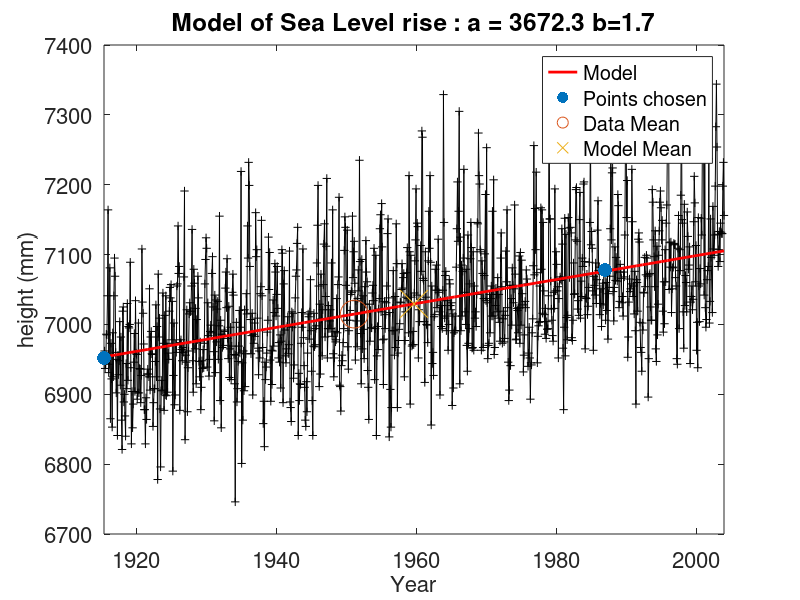

This chart was generated by the following MATLAB code:
%% Topic 1 Workshop Sheet, regression - BROKEN VERSION
%% load the data
% clear all % delete everything in workspace
% close all % close all figures
Fontsize=16; % make size of labels bigger in graphs

% load data in file
AA=dlmread('Tide gauge sea level rise data - Newlyn, Cornwall.txt');

x_all=AA(:,1); %split into x (data)
y_all=AA(:,2); %and y (height)

%% plot the data
figure
plot(x_all,y_all,'k+-'); hold on
set(gca,'Fontsize',Fontsize);
xlabel('Year','Fontsize',Fontsize);
ylabel('height (mm)','Fontsize',Fontsize);

%% Choose data range

%number of points of data
n_all=length(x_all);

%choose data range

% use this to take the full data range

% tstart=min(x_all);
% tend=max(x_all);

% examples of taking a smaller window 
tstart = 1910;
tend = 1987;

%take this range of data to use in the model
x=x_all(x_all > tstart & x_all <tend);
y=y_all(x_all > tstart & x_all <tend);
%% calculate the line of best fit

%number of points taken
n=length(x);
% regression formula
% a= (sum(x^2)*sum(y)-(sum(x)*sum(x.*y)))/( n*sum(x.^2)-(sum(x))^2; %old
a= (sum(x.^2)*sum(y)-(sum(x)*sum(x.*y)))/( n*sum(x.^2)-(sum(x))^2); %correct

% b= (n*sum(x.*y)-(sum(x)*sum(y)))/( n*sum(x.^2)-(sum(x))^2); %old
b= (n*sum(x.*y)-(sum(x)*sum(y)))/( n*sum(x.^2)-(sum(x))^2); %correct


XModel=linspace(min(x_all),max(x_all),100);
YModel=a+b*XModel;


%% plot the lines of best fit on top of the existing plot of data
hold all
h1=plot(XModel,YModel,'r-','Linewidth',2);

h2=plot([x(1) x(end)],[y(1) y(end)],'.','markersize',30);
h3=plot(mean(x),mean(y),'o','markersize',20);
h4=plot(mean(XModel),mean(YModel),'x','markersize',20);

legend([h1 h2 h3 h4],'Model','Points chosen','Data Mean','Model Mean','Location','best')
hold off
xlim([min(x_all) max(x_all)]);
title(sprintf('Model of Sea Level rise : a = %.1f b=%.1f',a,b))